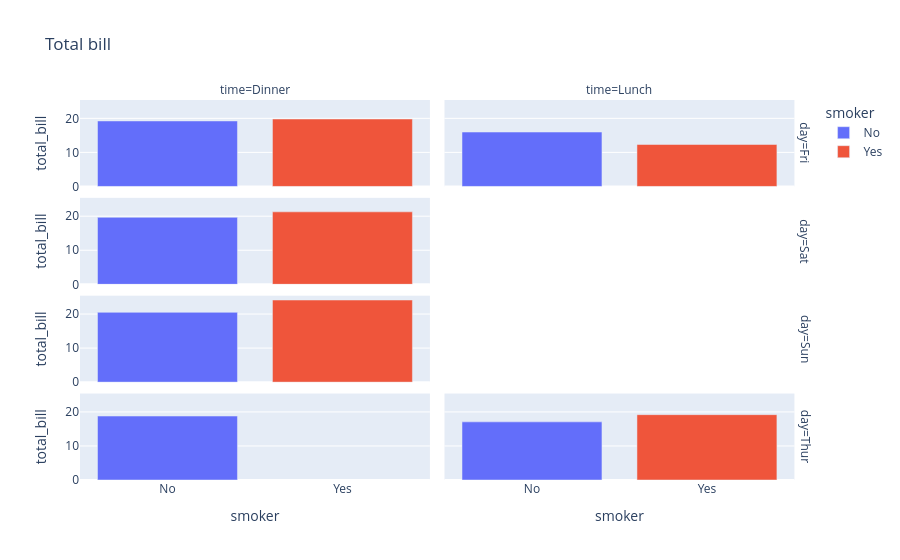

Notebook cell for this chart:
### Code cell
fig = px.bar(
    df_tips_by_parameters,
    x="smoker",
    y="total_bill",
    facet_col="time",
    facet_row="day", 
    color="smoker",
    title="Total bill",
)
fig.show()

### Figure 1 — Plotly figure (JSON) as saved in the notebook; plotly's stock layout.template omitted (floating-point values rounded to 4 significant figures)
{"data": [{"hovertemplate": "smoker=%{x}<br>day=Fri<br>time=Dinner<br>total_bill=%{y}<extra></extra>", "legendgroup": "No", "marker": {"color": "#636efa", "pattern": {"shape": ""}}, "name": "No", "orientation": "v", "showlegend": true, "textposition": "auto", "type": "bar", "x": ["No"], "xaxis": "x7", "y": [19.23], "yaxis": "y7"}, {"hovertemplate": "smoker=%{x}<br>day=Fri<br>time=Lunch<br>total_bill=%{y}<extra></extra>", "legendgroup": "No", "marker": {"color": "#636efa", "pattern": {"shape": ""}}, "name": "No", "orientation": "v", "showlegend": false, "textposition": "auto", "type": "bar", "x": ["No"], "xaxis": "x8", "y": [15.98], "yaxis": "y8"}, {"hovertemplate": "smoker=%{x}<br>day=Sat<br>time=Dinner<br>total_bill=%{y}<extra></extra>", "legendgroup": "No", "marker": {"color": "#636efa", "pattern": {"shape": ""}}, "name": "No", "orientation": "v", "showlegend": false, "textposition": "auto", "type": "bar", "x": ["No"], "xaxis": "x5", "y": [19.66], "yaxis": "y5"}, {"hovertemplate": "smoker=%{x}<br>day=Sun<br>time=Dinner<br>total_bill=%{y}<extra></extra>", "legendgroup": "No", "marker": {"color": "#636efa", "pattern": {"shape": ""}}, "name": "No", "orientation": "v", "showlegend": false, "textposition": "auto", "type": "bar", "x": ["No"], "xaxis": "x3", "y": [20.51], "yaxis": "y3"}, {"hovertemplate": "smoker=%{x}<br>day=Thur<br>time=Dinner<br>total_bill=%{y}<extra></extra>", "legendgroup": "No", "marker": {"color": "#636efa", "pattern": {"shape": ""}}, "name": "No", "orientation": "v", "showlegend": false, "textposition": "auto", "type": "bar", "x": ["No"], "xaxis": "x", "y": [18.78], "yaxis": "y"}, {"hovertemplate": "smoker=%{x}<br>day=Thur<br>time=Lunch<br>total_bill=%{y}<extra></extra>", "legendgroup": "No", "marker": {"color": "#636efa", "pattern": {"shape": ""}}, "name": "No", "orientation": "v", "showlegend": false, "textposition": "auto", "type": "bar", "x": ["No"], "xaxis": "x2", "y": [17.08], "yaxis": "y2"}, {"hovertemplate": "smoker=%{x}<br>day=Fri<br>time=Dinner<br>total_bill=%{y}<extra></extra>", "legendgroup": "Yes", "marker": {"color": "#EF553B", "pattern": {"shape": ""}}, "name": "Yes", "orientation": "v", "showlegend": true, "textposition": "auto", "type": "bar", "x": ["Yes"], "xaxis": "x7", "y": [19.81], "yaxis": "y7"}, {"hovertemplate": "smoker=%{x}<br>day=Fri<br>time=Lunch<br>total_bill=%{y}<extra></extra>", "legendgroup": "Yes", "marker": {"color": "#EF553B", "pattern": {"shape": ""}}, "name": "Yes", "orientation": "v", "showlegend": false, "textposition": "auto", "type": "bar", "x": ["Yes"], "xaxis": "x8", "y": [12.32], "yaxis": "y8"}, {"hovertemplate": "smoker=%{x}<br>day=Sat<br>time=Dinner<br>total_bill=%{y}<extra></extra>", "legendgroup": "Yes", "marker": {"color": "#EF553B", "pattern": {"shape": ""}}, "name": "Yes", "orientation": "v", "showlegend": false, "textposition": "auto", "type": "bar", "x": ["Yes"], "xaxis": "x5", "y": [21.28], "yaxis": "y5"}, {"hovertemplate": "smoker=%{x}<br>day=Sun<br>time=Dinner<br>total_bill=%{y}<extra></extra>", "legendgroup": "Yes", "marker": {"color": "#EF553B", "pattern": {"shape": ""}}, "name": "Yes", "orientation": "v", "showlegend": false, "textposition": "auto", "type": "bar", "x": ["Yes"], "xaxis": "x3", "y": [24.12], "yaxis": "y3"}, {"hovertemplate": "smoker=%{x}<br>day=Thur<br>time=Lunch<br>total_bill=%{y}<extra></extra>", "legendgroup": "Yes", "marker": {"color": "#EF553B", "pattern": {"shape": ""}}, "name": "Yes", "orientation": "v", "showlegend": false, "textposition": "auto", "type": "bar", "x": ["Yes"], "xaxis": "x2", "y": [19.19], "yaxis": "y2"}], "layout": {"annotations": [{"font": {}, "showarrow": false, "text": "time=Dinner", "x": 0.24, "xanchor": "center", "xref": "paper", "y": 1, "yanchor": "bottom", "yref": "paper"}, {"font": {}, "showarrow": false, "text": "time=Lunch", "x": 0.74, "xanchor": "center", "xref": "paper", "y": 1, "yanchor": "bottom", "yref": "paper"}, {"font": {}, "showarrow": false, "text": "day=Thur", "textangle": 90, "x": 0.98, "xanchor": "left", "xref": "paper", "y": 0.1138, "yanchor": "middle", "yref": "paper"}, {"font": {}, "showarrow": false, "text": "day=Sun", "textangle": 90, "x": 0.98, "xanchor": "left", "xref": "paper", "y": 0.3712, "yanchor": "middle", "yref": "paper"}, {"font": {}, "showarrow": false, "text": "day=Sat", "textangle": 90, "x": 0.98, "xanchor": "left", "xref": "paper", "y": 0.6288, "yanchor": "middle", "yref": "paper"}, {"font": {}, "showarrow": false, "text": "day=Fri", "textangle": 90, "x": 0.98, "xanchor": "left", "xref": "paper", "y": 0.8862, "yanchor": "middle", "yref": "paper"}], "barmode": "relative", "legend": {"title": {"text": "smoker"}, "tracegroupgap": 0}, "title": {"text": "Total bill"}, "xaxis": {"anchor": "y", "categoryarray": ["No", "Yes"], "categoryorder": "array", "domain": [0, 0.48], "title": {"text": "smoker"}}, "xaxis2": {"anchor": "y2", "categoryarray": ["No", "Yes"], "categoryorder": "array", "domain": [0.5, 0.98], "matches": "x", "title": {"text": "smoker"}}, "xaxis3": {"anchor": "y3", "domain": [0, 0.48], "matches": "x", "showticklabels": false}, "xaxis4": {"anchor": "y4", "domain": [0.5, 0.98], "matches": "x", "showticklabels": false}, "xaxis5": {"anchor": "y5", "domain": [0, 0.48], "matches": "x", "showticklabels": false}, "xaxis6": {"anchor": "y6", "domain": [0.5, 0.98], "matches": "x", "showticklabels": false}, "xaxis7": {"anchor": "y7", "domain": [0, 0.48], "matches": "x", "showticklabels": false}, "xaxis8": {"anchor": "y8", "domain": [0.5, 0.98], "matches": "x", "showticklabels": false}, "yaxis": {"anchor": "x", "domain": [0, 0.2275], "title": {"text": "total_bill"}}, "yaxis2": {"anchor": "x2", "domain": [0, 0.2275], "matches": "y", "showticklabels": false}, "yaxis3": {"anchor": "x3", "domain": [0.2575, 0.485], "matches": "y", "title": {"text": "total_bill"}}, "yaxis4": {"anchor": "x4", "domain": [0.2575, 0.485], "matches": "y", "showticklabels": false}, "yaxis5": {"anchor": "x5", "domain": [0.515, 0.7425], "matches": "y", "title": {"text": "total_bill"}}, "yaxis6": {"anchor": "x6", "domain": [0.515, 0.7425], "matches": "y", "showticklabels": false}, "yaxis7": {"anchor": "x7", "domain": [0.7725, 1], "matches": "y", "title": {"text": "total_bill"}}, "yaxis8": {"anchor": "x8", "domain": [0.7725, 1], "matches": "y", "showticklabels": false}}}
